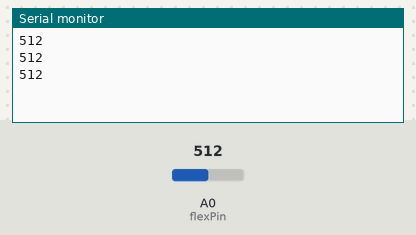
A sketch run on a simulated Arduino Uno, built with avr-gcc and run on an emulated ATmega328P. Shown: the last lines printed to the serial monitor. Inputs (shaded band) come from the test bench; at power-on: A0 (flexPin) = 512.

Above: at 1.3 s.
1.4 s: A0 (flexPin) set to 716
At 1.9 s:
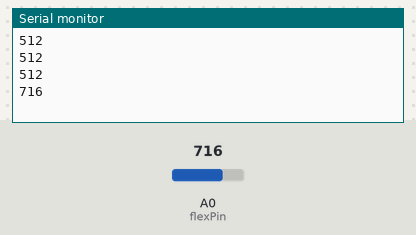
2.9 s: A0 (flexPin) set to 900
At 3.4 s:
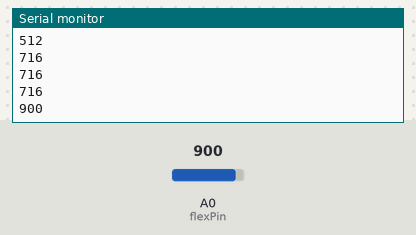
Timing chart, 0 to 5.9 s (numbered marks = the images above; inputs shaded):
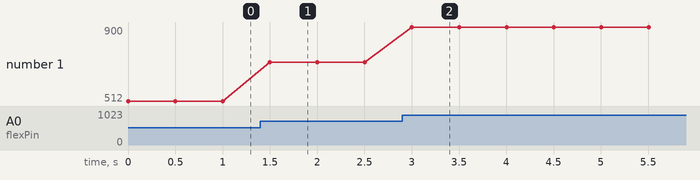

Measured:
- after the input at 1.4 s, the serial monitor: prints a new line after 0.10 s (image 1)
- after the input at 2.9 s, the serial monitor: prints a new line after 0.10 s (image 2)
- plotted number 1: 512 → 716 after the input at 1.4 s, 716 → 900 after the input at 2.9 s

The sketch:

ngon_tay.ino
```cpp
const int flexPin = A0;      // Pin connected to voltage divider output

// Change these constants according to your project's design
const float VCC = 5;      // voltage at Ardunio 5V line
const float R_DIV = 50000.0;  // resistor used to create a voltage divider
const float flatResistance = 25000.0; // resistance when flat
const float bendResistance = 100000.0;  // resistance at 90 deg

void setup() {
  Serial.begin(9600);
  pinMode(flexPin, INPUT);
}

void loop() {
  // Read the ADC, and calculate voltage and resistance from it
  int ADCflex = analogRead(flexPin);
//  float Vflex = ADCflex * VCC / 1023.0;
//  float Rflex = R_DIV * (VCC / Vflex - 1.0);
//  Serial.println("Resistance: " + String(Rflex) + " ohms");
//
//  // Use the calculated resistance to estimate the sensor's bend angle:
//  float angle = map(Rflex, flatResistance, bendResistance, 0, 90.0);
//  Serial.println("Bend: " + String(angle) + " degrees");
  Serial.println(ADCflex);

  delay(500);
}
```
